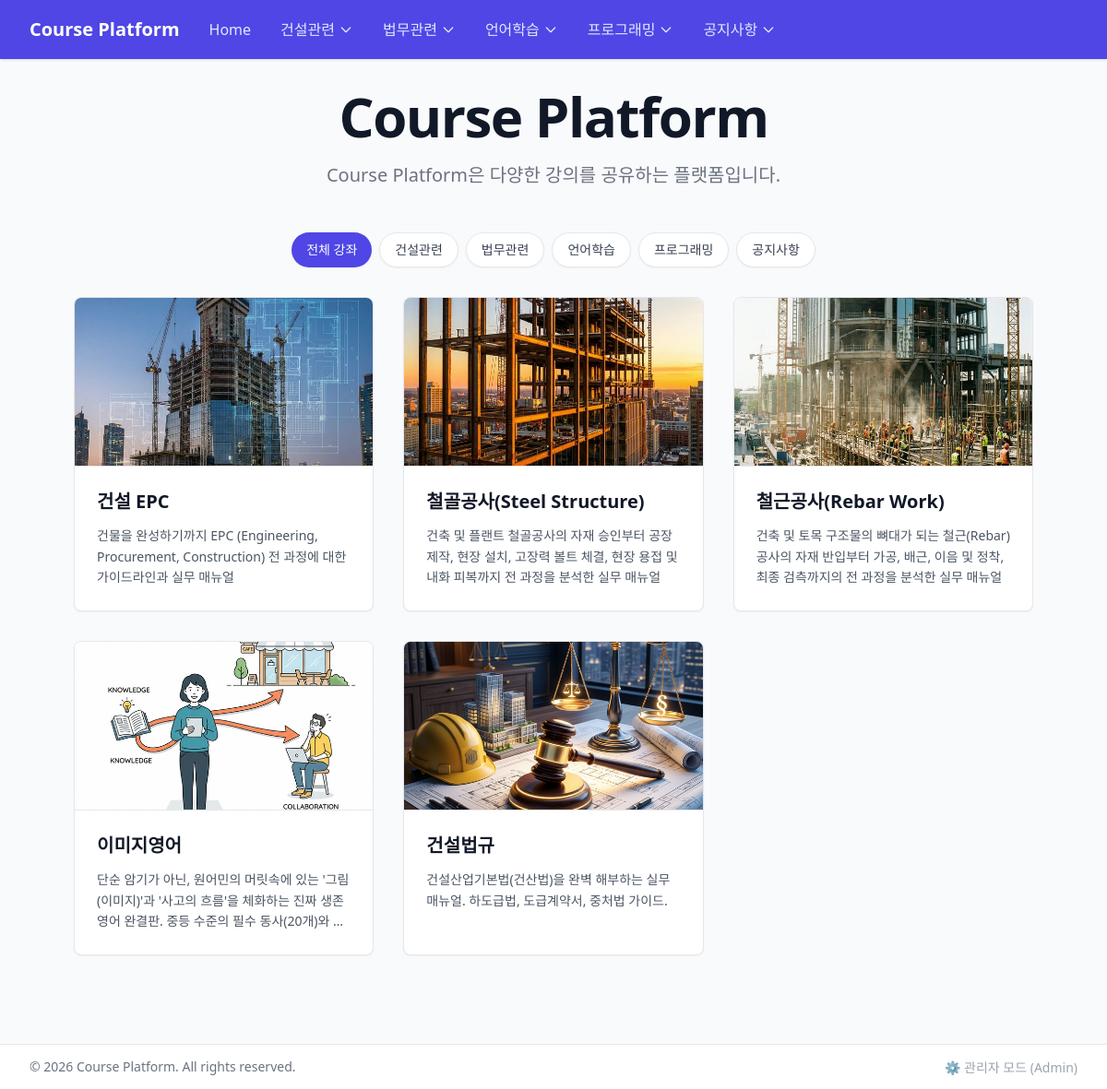
The page / on the database its author committed.
### models/__init__.py (models this page shows)
class Category(SQLModel, table=True):
    id: Optional[int] = Field(default=None, primary_key=True)
    name: str = Field(index=True, unique=True)
    order: int = Field(default=0)
    courses: List["Course"] = Relationship(back_populates="category")

class Course(SQLModel, table=True):
    id: Optional[int] = Field(default=None, primary_key=True)
    title: str
    description: Optional[str] = None
    thumbnail_url: Optional[str] = None
    category_id: Optional[int] = Field(default=None, foreign_key="category.id")
    category: Optional[Category] = Relationship(back_populates="courses")
    lessons: List["Lesson"] = Relationship(back_populates="course", cascade_delete=True)

### routers/public.py (the view)
@router.get("/")
def home(request: Request, session: Session = Depends(get_session)):
    courses = session.exec(select(Course)).all()
    categories = session.exec(select(Category).order_by(Category.order)).all()
    return templates.TemplateResponse(
        request=request, name="public/index.html", context={"categories": categories, "courses": courses}
    )

### templates/public/index.html (shortened to what this page needs)
{% extends "public/base.html" %}
{% block content %}
<div class="w-full flex-1 overflow-y-auto min-h-0">
    <div class="text-center mb-12">
        <h1 class="text-4xl font-extrabold text-gray-900 sm:text-5xl sm:tracking-tight lg:text-6xl">
            Course Platform
        </h1>
        <p class="mt-5 max-w-xl mx-auto text-xl text-gray-500">
            Course Platform은 다양한 강의를 공유하는 플랫폼입니다.
        </p>
    </div>
    <div class="max-w-7xl mx-auto px-4 sm:px-6 lg:px-8 mb-16">
        {% if courses %}
        <div class="mb-8 flex flex-wrap gap-2 justify-center" id="category-tabs">
            <button
                class="category-tab active px-4 py-2 rounded-full text-sm font-medium transition-colors bg-indigo-600 text-white shadow-sm"
                data-filter="all">
                전체 강좌
            </button>
            {% for cat in categories %}
            <button
                class="category-tab px-4 py-2 rounded-full text-sm font-medium transition-colors bg-white text-gray-700 hover:bg-gray-50 border border-gray-200 shadow-sm"
                data-filter="{{ cat.id }}">
                {{ cat.name }}
            </button>
            {% endfor %}
        </div>
        <div class="grid grid-cols-1 sm:grid-cols-2 lg:grid-cols-3 gap-8" id="course-grid">
            {% for course in courses %}
            <div class="course-card bg-white border border-gray-200 rounded-lg shadow-sm hover:shadow-md transition-shadow duration-200 overflow-hidden flex flex-col h-full relative group"
                data-category-id="{{ course.category_id }}">
                <a href="/courses/{{ course.id }}"
                    class="block flex-shrink-0 relative w-full pt-[56.25%] bg-gray-100 border-b border-gray-200 overflow-hidden">
                    {% if course.thumbnail_url %}
                    <img src="{{ course.thumbnail_url }}" alt="Course Thumbnail"
                        class="absolute inset-0 w-full h-full object-cover transform group-hover:scale-105 transition-transform duration-300">
                    {% else %}
                    <div class="absolute inset-0 flex items-center justify-center text-gray-400">
                        <span>No Image</span>
                    </div>
                    {% endif %}
                </a>
                <div class="p-6 flex flex-col flex-grow">
                    <a href="/courses/{{ course.id }}"
                        class="block flex-grow focus:outline-none focus:ring-2 focus:ring-offset-2 focus:ring-indigo-500 rounded-sm">
                        <h3
                            class="text-xl font-bold text-gray-900 group-hover:text-indigo-600 transition-colors line-clamp-2 mb-3">
                            {{ course.title }}
                        </h3>
                        <p class="text-sm text-gray-600 line-clamp-3 leading-relaxed">
                            {{ course.description }}
                        </p>
                    </a>
                </div>
            </div>
            {% endfor %}
        </div>
        {% else %}
        <div class="text-center py-12 bg-white rounded-lg border border-gray-200">
            <p class="text-gray-500 text-lg">아직 등록된 강좌가 없습니다.</p>
        </div>
        {% endif %}
    </div>
</div>
{% endblock %}

### templates/public/base.html (shortened to what this page needs)
<!DOCTYPE html>
<html lang="en">
<head>
    <script src="https://cdn.tailwindcss.com"></script>
    <script src="https://cdn.tailwindcss.com?plugins=typography"></script>
</head>
<body class="bg-gray-50 min-h-screen lg:h-screen lg:overflow-hidden font-sans flex flex-col">
    <nav class="bg-indigo-600 shadow shrink-0 z-20 relative">
        <div class="max-w-7xl mx-auto px-4 sm:px-6 lg:px-8">
            <div class="flex justify-between h-16">
                <div class="flex flex-1">
                    <div class="flex-shrink-0 flex items-center">
                        <a href="/" class="text-xl font-bold text-white">Course Platform</a>
                    </div>
                    <div class="hidden sm:ml-8 sm:flex sm:space-x-8 items-center">
                        <a href="/" class="text-indigo-100 font-medium hover:text-white transition-colors">Home</a>
                        {% if categories %}
                        {% for cat in categories %}
                        <div class="relative group">
                            <button
                                class="text-indigo-100 font-medium hover:text-white transition-colors flex items-center gap-1 focus:outline-none">
                                {{ cat.name }}
                                <svg class="w-4 h-4" fill="none" stroke="currentColor" viewBox="0 0 24 24">
                                    <path stroke-linecap="round" stroke-linejoin="round" stroke-width="2"
                                        d="M19 9l-7 7-7-7"></path>
                                </svg>
                            </button>
                        </div>
                        {% endfor %}
                        {% endif %}
                    </div>
                </div>
            </div>
        </div>
    </nav>
    <main class="flex-grow w-full py-8 px-4 sm:px-6 lg:px-12 flex flex-col min-h-0">
        {% block content %}{% endblock %}
    </main>
    <footer class="bg-white border-t border-gray-200 mt-auto py-3 shrink-0 z-10 relative">
        <div
            class="max-w-7xl mx-auto px-4 sm:px-6 lg:px-8 flex flex-col md:flex-row justify-between items-center gap-4">
            <p class="text-sm text-gray-500">&copy; 2026 Course Platform. All rights reserved.</p>
            <div>
                <a href="/admin" target='_blank' class="text-sm text-gray-400 hover:text-gray-700 transition">⚙️ 관리자 모드
                    (Admin)</a>
            </div>
        </div>
    </footer>
</body>
</html>

### rows shown on the page
Category: name "건설관련"
Category: name "법무관련"
Category: name "언어학습"
Category: name "프로그래밍"
Category: name "공지사항"
Course: thumbnail_url (picture), title "건설 EPC", description "건물을 완성하기까지 EPC (Engineering, Procurement, Construction) 전 과정에 대한 가이드라인과 실무 매뉴얼"
Course: thumbnail_url (picture), title "철골공사(Steel Structure)", description "건축 및 플랜트 철골공사의 자재 승인부터 공장 제작, 현장 설치, 고장력 볼트 체결, 현장 용접 및 내화 피복까지 전 과정을 분석한 실무 매뉴얼"
Course: thumbnail_url (picture), title "철근공사(Rebar Work)", description "건축 및 토목 구조물의 뼈대가 되는 철근(Rebar) 공사의 자재 반입부터 가공, 배근, 이음 및 정착, 최종 검측까지의 전 과정을 분석한 실무 매뉴얼"
Course: thumbnail_url (picture), title "이미지영어", description "단순 암기가 아닌, 원어민의 머릿속에 있는 '그림(이미지)'과 '사고의 흐름'을 체화하는 진짜 생존 영어 완결판. 중등 수준의 필수…"
Course: thumbnail_url (picture), title "건설법규", description "건설산업기본법(건산법)을 완벽 해부하는 실무 매뉴얼. 하도급법, 도급계약서, 중처법 가이드."
